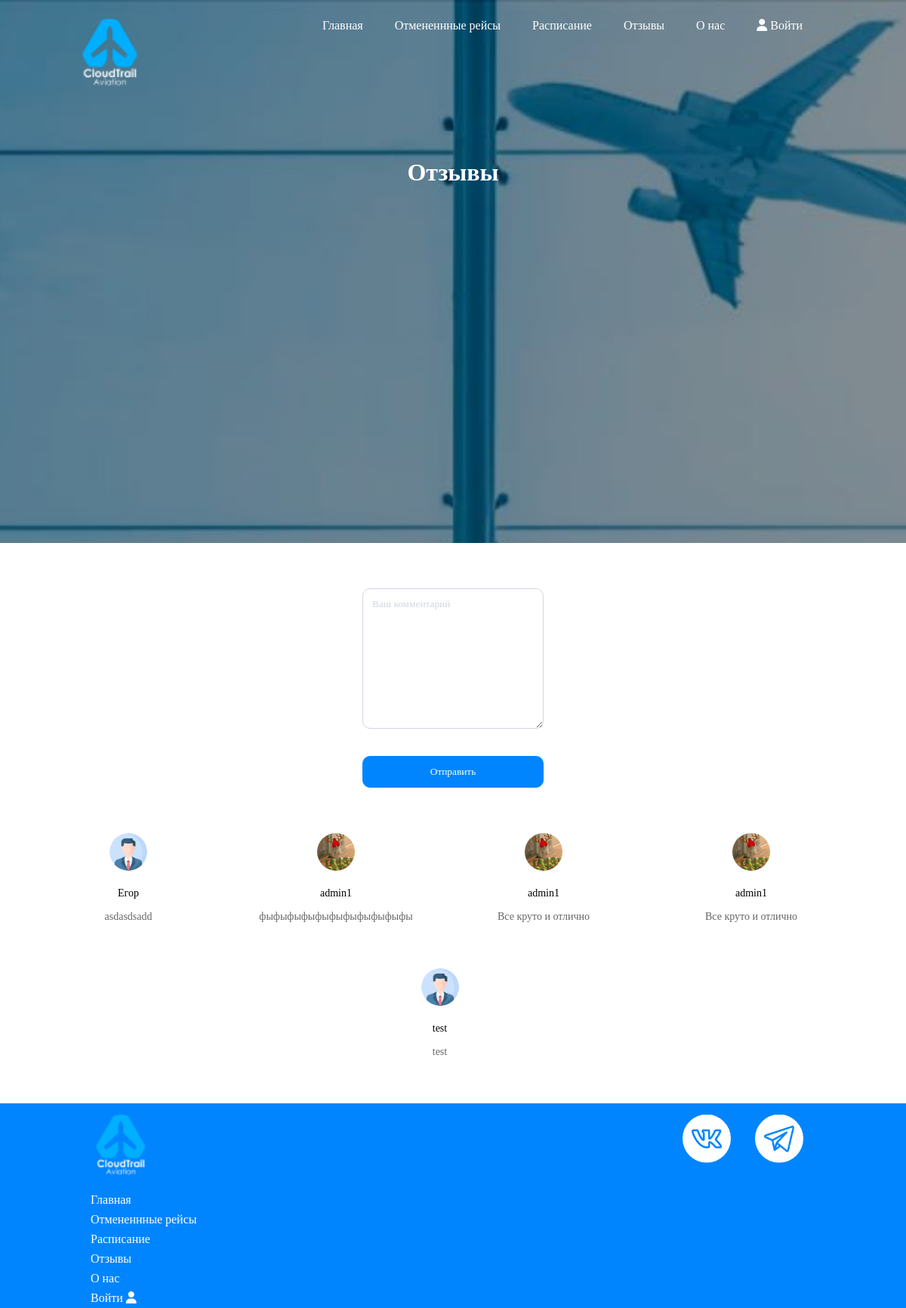
The app's page /pages/otzivi.php, older data.
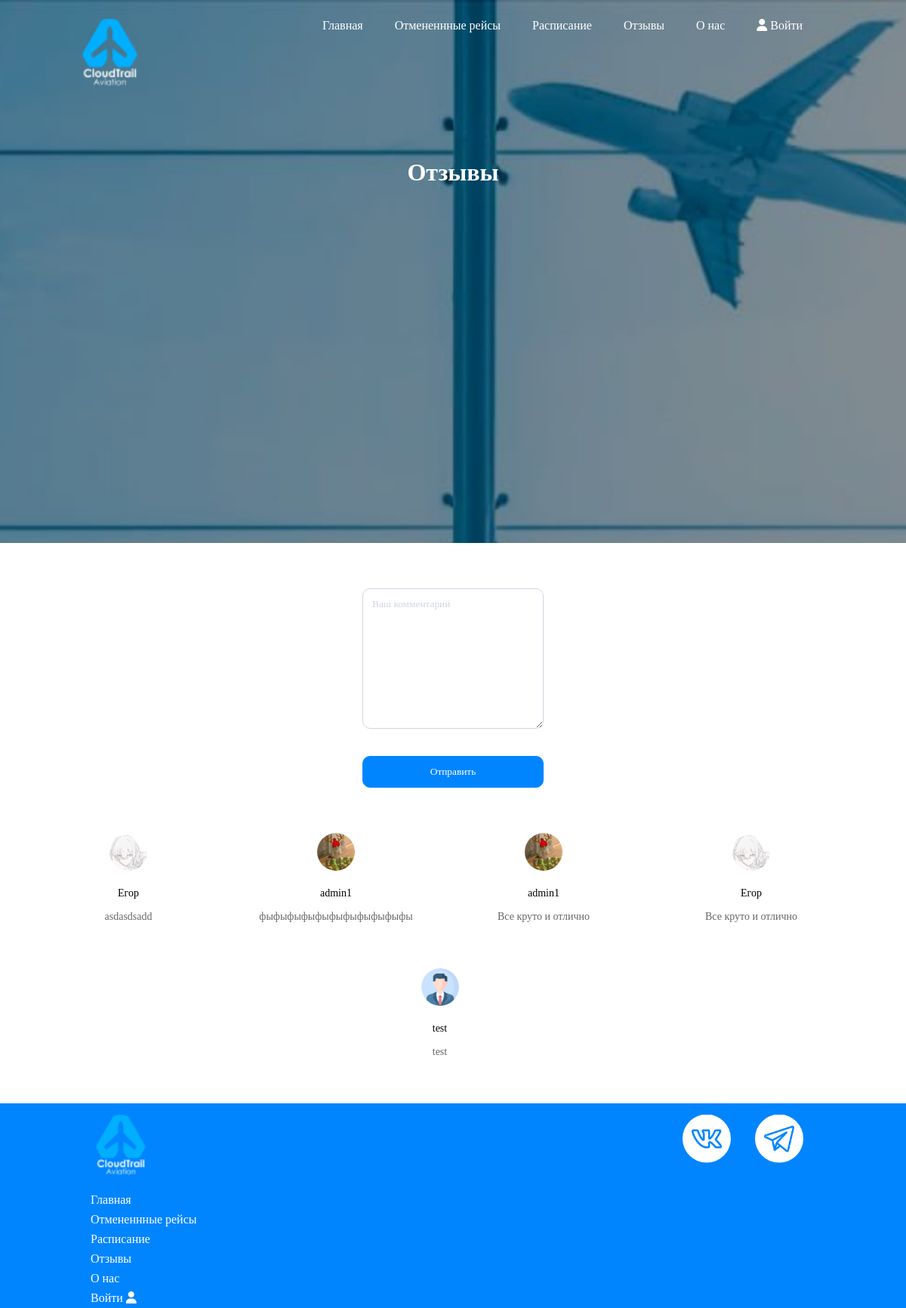
The same page, newer data.
### tables this page shows
CREATE TABLE `reviews` (
  `id` int NOT NULL,
  `id_user` int NOT NULL,
  `content` varchar(100) NOT NULL,
  `status` int NOT NULL DEFAULT '1'
);

CREATE TABLE `users` (
  `id` int NOT NULL,
  `first_name` varchar(100) NOT NULL,
  `last_name` varchar(100) NOT NULL,
  `patronymic` varchar(100) NOT NULL,
  `email` varchar(100) NOT NULL,
  `password` varchar(100) NOT NULL,
  `phone` varchar(100) NOT NULL,
  `role` int NOT NULL DEFAULT '1',
  `role_sales` int NOT NULL DEFAULT '1',
  `photo` varchar(100) NOT NULL DEFAULT 'ava.png'
);

### pages/otzivi.php (the view, shortened to what this page needs)
<!DOCTYPE html>
<html lang="en">
<head>
    <link rel="stylesheet" type="text/css" href="../styles/styles.css">
</head>
<body>
    <div class="heads">
        <?php
        include_once '../controllers/header_menu_second.php';
        ?>
        <h1>Отзывы</h1>
    </div>
    <div class="create_review review_out">
        <form action="" method="post">
            <textarea name="review" id="" cols="10" rows="10" placeholder="Ваш комментарий"></textarea>
            <input type="submit" name="add" value="Отправить">
            <?php
            include_once "../db/db.php";
            ?>
        </form>
    </div>
    <div class="otzivi">
		<?php
                $str_out_reviews = "SELECT * FROM `reviews` WHERE `status` = 2";
                $run_out_reviews = mysqli_query($connect, $str_out_reviews);
                while ($reviews = mysqli_fetch_array($run_out_reviews)) {
                    $str_out_reviews_user = "SELECT * FROM `users` WHERE `id` = $reviews[id_user]";
                    $run_out_rewiews_user = mysqli_query($connect, $str_out_reviews_user);
                    $users_reviews = mysqli_fetch_array($run_out_rewiews_user);
                    echo "
                    <div class='e-reviews index_reviews'>
                        <img src='../img/$users_reviews[photo]'>
                        <div class='e-name'><p>$users_reviews[first_name]</p></div>
                        <div class='e-content'><p>$reviews[content]</p></div>
                        </div>";
                }
        ?>
		</div>
    <?php
        include_once '../controllers/footer.php';
    ?>
</body>
</html>

Row changes from the older to the newer data that the page shows:
changed through a linked row, reviews "asdasdsadd": id_user.photo: a different picture
changed reviews (number 4 of 5 on the later page): id_user.photo: a different picture; id_user.first_name "admin1" → "Егор"
